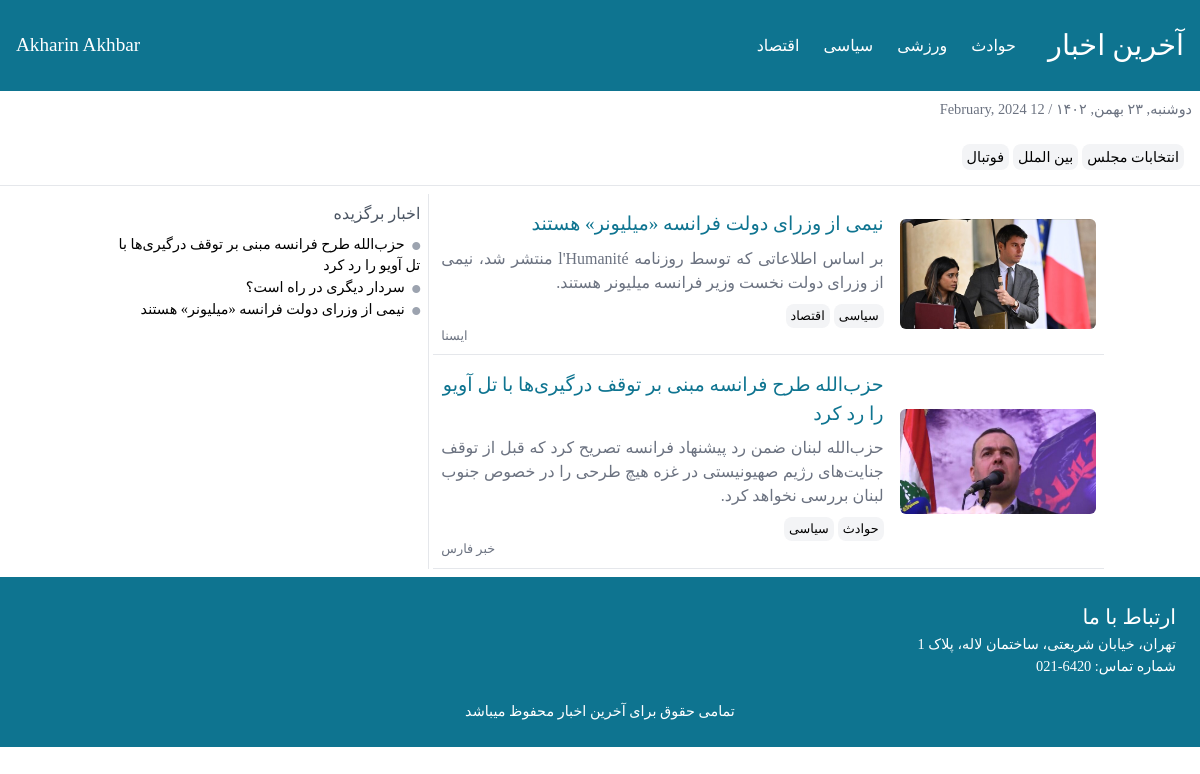
The page /category/siyasi on the database its author committed.
### news/models.py (models this page shows, shortened)
class Category(models.Model):
    title = models.CharField(max_length=250, null=True, blank=True, verbose_name="دسته بندی")
    url = models.CharField(max_length=250, null=True, blank=True, verbose_name="لینک دسته بندی")

class Tag(models.Model):
    title = models.CharField(max_length=250, null=True, blank=True, verbose_name="تگ")
    url = models.CharField(max_length=250, null=True, blank=True, verbose_name="لینک تگ")

class News(models.Model):
    title = models.CharField(max_length=250, null=True, blank=True, verbose_name="عنوان خبر")
    short_description = models.TextField(blank=True, null=True, verbose_name="توضیحات کوتاه")
    description = models.TextField(blank=True, null=True, verbose_name="متن خبر")
    author = models.CharField(max_length=250, null=True, verbose_name="نویسنده خبر")
    created_date = jmodels.jDateTimeField(auto_now_add=True)
    tag = models.ManyToManyField(Tag, verbose_name="تگ خبر")
    category = models.ManyToManyField(Category, verbose_name="دسته بندی")
    status = models.BooleanField(default=False, verbose_name="فعال/غیرفعال")
    selected = models.BooleanField(default=False, verbose_name="خبر برگزیده")
    image = models.ImageField(upload_to='images')

### news/views.py (the view)
# urls.py: path('category/<cat>', views.categories, name='select-category'),
def categories(request, cat):
    tags = Tag.objects.all()
    category = Category.objects.all()
    news = News.objects.filter(status=True, category__url=cat).all()
    selected = News.objects.filter(selected=True).all()
    return render(request, 'index.html', context={
        'tags': tags,
        'category': category,
        'news': news,
        'selected': selected
    })

### templates/index.html (shortened to what this page needs)
{% load jformat %}
<!DOCTYPE html>
<html lang="fa" dir="rtl">
<head>
    <link rel="stylesheet" href="/static/style/font.css"/>
    <link rel="stylesheet" href="/static/style/tailwind.css"/>
    <link
            rel="stylesheet"
            href="https://cdnjs.cloudflare.com/ajax/libs/font-awesome/6.5.1/css/all.min.css"
/>
</head>
<body class="font-[Azar]">
<header class="bg-cyan-700 p-4 font-[Azar] text-white md:flex items-center justify-between">
    <div class="md:flex items-center gap-x-8">
        <a href="{% url 'news:news' %}"><h1 class="font-[AzarBold] text-[1.8rem] my-2">آخرین اخبار</h1></a>
        <ul class="flex items-center gap-x-6">
            {% for item in category %}
                <a href="{% url 'news:select-category' item.url %}">
                    <li class="cursor-pointer">{{ item.title }}</li>
                </a>
            {% endfor %}
        </ul>
    </div>
    <div>
        <h2 class="font-[AzarBold] text-[1.2rem] hidden md:block">Akharin Akhbar</h2>
    </div>
</header>
<section>
    <span class="block font-[Azar] text-gray-500 text-[0.9rem] m-2">دوشنبه, ۲۳ بهمن, ۱۴۰۲ / 12 February, 2024</span>
    <div class="p-4">
        {% for item in tags %}
            <a href="{% url 'news:select-tag' item.url %}">
                <span
                        class="font-[Azar] rounded-lg cursor-pointer hover:bg-gray-200 border border-transparent hover:border-gray-200 transition-all duration-300 bg-gray-100 text-[0.9rem] p-1 text-center"
                >{{ item.title }}</span
                >
            </a>
        {% endfor %}
    </div>
</section>
<hr/>
{% if news %}
<section class="container mx-auto grid grid-cols-1 md:grid-cols-6 p-2 gap-x-1">
    <div class="main-new col-span-4">
        {% for item in news %}
            <div class="box md:flex p-2 items-center gap-x-4 border-b">
                <img src="{{ item.image.url }}" alt=""
                     class="md:w-[30%] block mx-auto rounded-md"/>
                <div>
                    <h3 class="text-[1.2rem] text-cyan-700">
                        <a href="{% url 'news:select-news' item.id %}">{{ item.title }}</a>
                    </h3>
                    <p class="text-[1rem] text-gray-500 my-2 text-justify">
                        {{ item.short_description }}
                    </p>
                    <div>
                        {% for cat in item.category.all %}
                            <span
                                    class="font-[Azar] text-[0.8rem] rounded-lg cursor-pointer hover:bg-gray-200 border border-transparent hover:border-gray-200 transition-all duration-300 bg-gray-100 p-1 text-center"
                            >{{ cat.title }}</span
                            >
                        {% endfor %}
                    </div>
                    <span class="block text-[0.8rem] text-left text-gray-500">{{ item.author }}</span>
                </div>
            </div>
        {% endfor %}
    </div>
    <div class="end-news col-span-2 md:border-r p-2">
        <h4 class="text-gray-600 text-[1rem]">اخبار برگزیده</h4>
        <ul class="my-2">
            {% for item in selected %}
                <li class="text-[0.9rem]">
                    <i class="fas fa-circle text-[0.5rem] text-gray-400"></i>
                    <a href="{% url 'news:select-news' item.id %}" class="hover:text-red-600 p-1">{{ item.title }}</a>
                </li>
            {% endfor %}
        </ul>
    </div>
</section>
<footer class="bg-cyan-700 p-6">
    <h2 class="text-[1.3rem] font-[AzarBold] text-white">ارتباط با ما</h2>
    <span class="text-[0.9rem] text-white">تهران، خیابان شریعتی، ساختمان لاله، پلاک 1</span>
    <span class="text-[0.9rem] text-white block">شماره تماس: 6420-021</span>
    <span class="mx-auto text-white text-[0.9rem] block text-center mt-6">تمامی حقوق برای آخرین اخبار محفوظ میباشد</span>
</footer>
    {% else %}
    <h2 class="font-[AzarBold] text-center text-[2rem] text-gray-500 mt-8">هیچ خبری اینجا نیست!</h2>
{% endif %}
</body>
</html>

### rows shown on the page
Category: title "حوادث"
Category: title "ورزشی"
Category: title "سیاسی"
Category: title "اقتصاد"
Tag: title "انتخابات مجلس"
Tag: title "بین الملل"
Tag: title "فوتبال"
News: image (picture), title "نیمی از وزرای دولت فرانسه «میلیونر» هستند", short_description "بر اساس اطلاعاتی که توسط روزنامه l'Humanité منتشر شد، نیمی از وزرای دولت نخست وزیر فرانسه میلیونر هستند.", author "ایسنا"
News: image (picture), title "حزب‌الله طرح فرانسه مبنی بر توقف درگیری‌ها با تل آویو را رد کرد", short_description "حزب‌الله لبنان ضمن رد پیشنهاد فرانسه تصریح کرد که قبل از توقف جنایت‌های رژیم صهیونیستی در غزه هیچ طرحی را در خصوص جنوب لبنان بررسی نخواهد کرد.", author "خبر فارس"
News: title "سردار دیگری در راه است؟"
